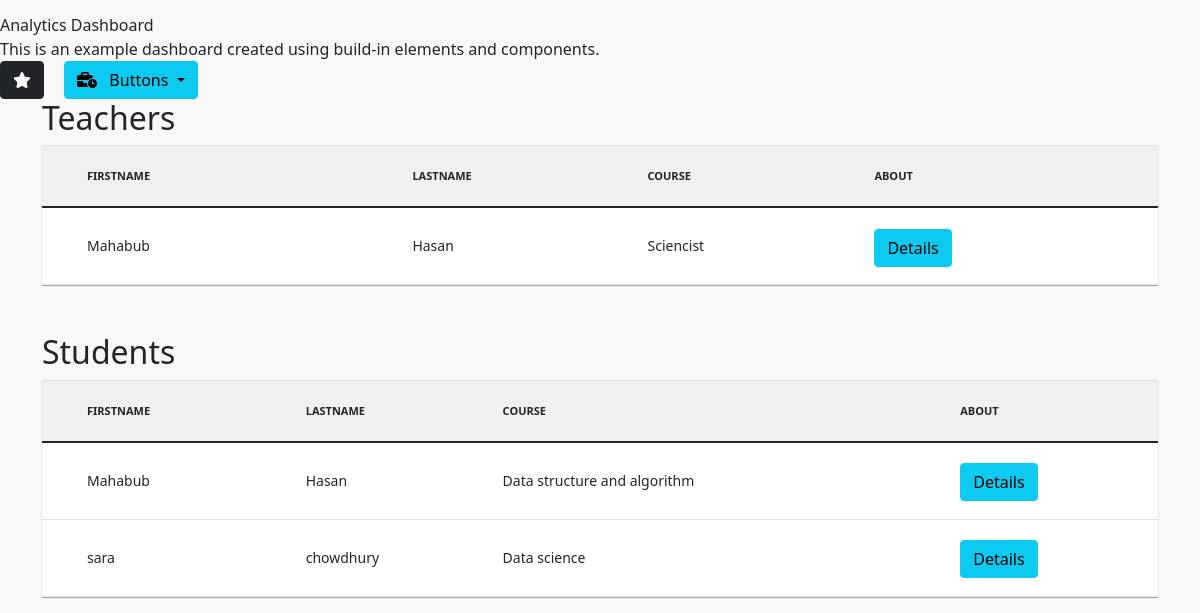
The app's page /view_users/ (lower part), older data.
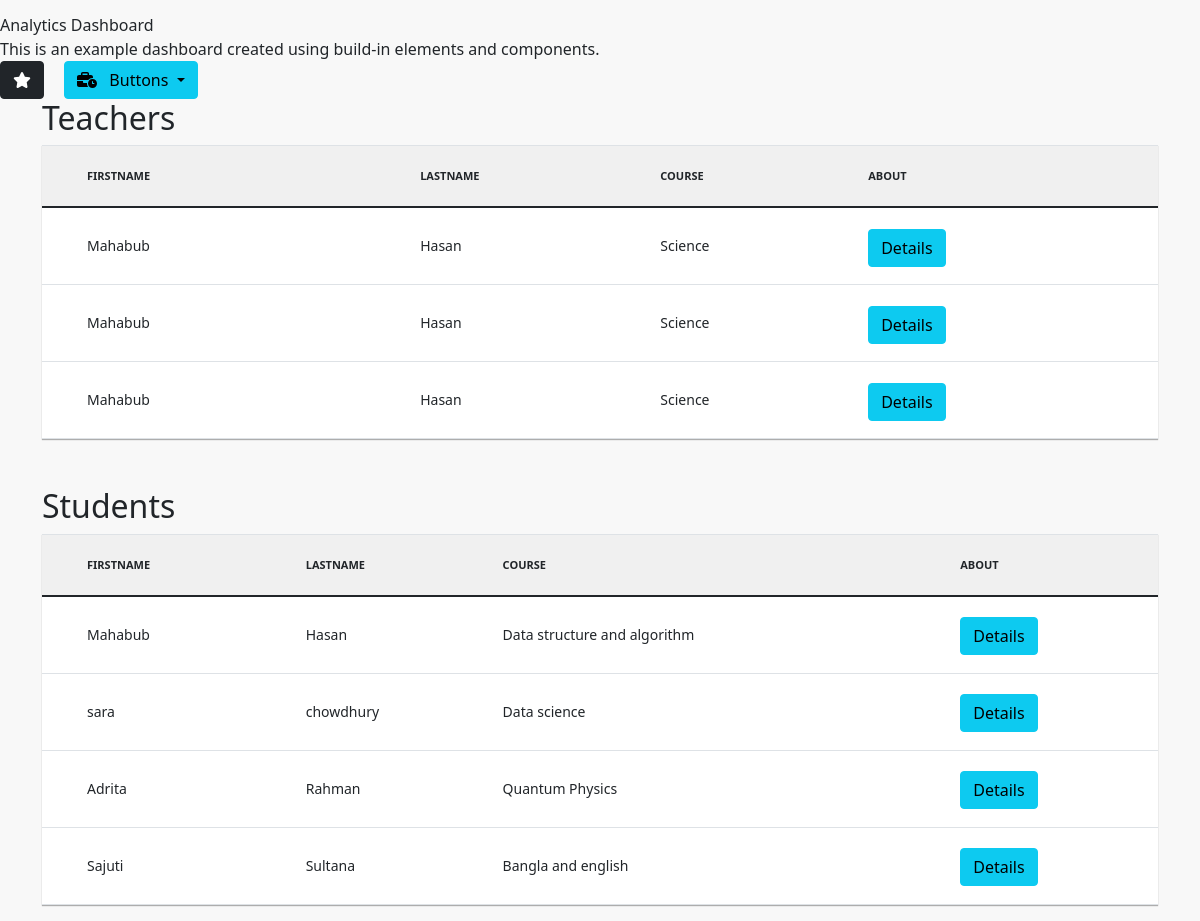
The same page, newer data.
### app/models.py (models this page shows, shortened)
class StaffRegisterForm(models.Model):
    subject_choice = (("Bangla", "Bangla"), ("English", "English"),
                      ("Math", "Math"), ("ICT", "ICT"), ("Physics", "Physics"), ("Chemistry", "Chemistry"), ("Higher Math", "Higher Math"), ('Accounting', 'Accounting'), ('Finance & Banking', 'Finance & Banking'), ('General Science', 'General Science'), ('Bussiness Studies', 'Bussiness Studies'), ('Economics', 'Economics'), ('History', 'History'), ('Ethics', 'Ethics'), ('Others', 'Others'),)
    course_choice = (("Science", "Science"), ("Commerce", "Commerce"),
                     ("Arts", "Arts"), ('Others', 'Others'),)
    blood_group = (('A+', 'A+'), ('A-', 'A-'), ('B+', 'B+'), ('B-', 'B-'), ('AB+',
                   'AB+'), ('AB-', 'AB-'), ('O+', 'O+'), ('O-', 'O-'), ('Others', 'Others'),)
    religion_group = (('Islam', 'Islam'), ('Christan', 'Chirstan'),
                      ('Hindu', 'Hindu'), ('Buddho', 'Buddho'), ('Others', 'Others'),)
    first_name = models.CharField(max_length=100)
    last_name = models.CharField(max_length=100)
    father_name = models.CharField(max_length=100)
    mother_name = models.CharField(max_length=100)
    subject_choice = models.CharField(
        max_length=100, choices=subject_choice, default='Chemistry')
    date_of_birth = models.DateTimeField(max_length=10)
    gender = models.CharField(max_length=20, choices=(
        ("male", "male"), ("female", "female")), default='male')
    course = models.CharField(
        max_length=100, choices=course_choice, default='Science')
    section = models.CharField(max_length=100, choices=(
        ("Morning", "Morning"), ("Afternoon", "Afternoon"), ("Evening", "Evening")), default='Morning')
    phone_number = models.IntegerField()
    blood_group = models.CharField(
        max_length=10, choices=blood_group, default='A+')
    religion = models.CharField(
        max_length=50, choices=religion_group, default='Islam')
    """ profile_img = models.ImageField(upload_to='assets/images') """

class StudentRegisterForm(models.Model):
    father_choice = (("Teacher", "Teacher"), ("Professor", "Professor"),
                     ("Businessman", "Businessman"), ("Sciencist", "Sciencist"), ("Farmer", "Farmer"), ("NGO", "NGO"), ("Banker", "Banker"), ('Others', 'Others'),)
    mother_choice = (("Teacher", "Teacher"), ("Professor", "Professor"),
                     ("Businessman", "Businessman"), ("Sciencist", "Sciencist"), ("Housewife", "Housewife"), ("NGO", "NGO"), ("Banker", "Banker"), ('Others', 'Others'),)
    blood_group = (('A+', 'A+'), ('A-', 'A-'), ('B+', 'B+'), ('B-', 'B-'), ('AB+',
                   'AB+'), ('AB-', 'AB-'), ('O+', 'O+'), ('O-', 'O-'), ('Others', 'Others'),)
    religion_group = (('Islam', 'Islam'), ('Christan', 'Chirstan'),
                      ('Hindu', 'Hindu'), ('Buddho', 'Buddho'), ('Others', 'Others'),)
    first_name = models.CharField(max_length=100)
    last_name = models.CharField(max_length=100)
    father_name = models.CharField(max_length=100)
    mother_name = models.CharField(max_length=100)
    father_occupation = models.CharField(max_length=100, choices=father_choice)
    mother_occupation = models.CharField(max_length=100, choices=mother_choice)
    date_of_birth = models.DateTimeField(max_length=10)
    gender = models.CharField(max_length=20, choices=(
        ("male", "male"), ("female", "female")))
    course = models.CharField(max_length=100)
    section = models.CharField(max_length=100)
    phone_number = models.IntegerField()
    blood_group = models.CharField(max_length=10, choices=blood_group)
    religion = models.CharField(
        max_length=50, choices=religion_group, default='Islam')
    """ profile_img = models.ImageField(upload_to='assets/images') """

### app/views.py (the view)
# urls.py: path('view_users/', views.ViewUSers, name='view_users'),
def ViewUSers(request):
    users = StaffRegisterForm.objects.all()
    students = StudentRegisterForm.objects.all()
    return render(request, 'viewusers.html', {'users': users, 'students': students})

### app/templates/viewusers.html
{% extends 'base.html' %} {% load static %}{% block css %}
<link rel="stylesheet" href="{% static 'css/studentmanager.css' %}" />
{% endblock css %} {% block content %} {% include 'navbardashboard.html' %}
<div class="container ">
  <h2>Teachers</h2>
  <table class="table">
    <thead>
      <tr>
        <th>Firstname</th>
        <th>Lastname</th>
        <th>Course</th>
        <th>About</th>
      </tr>
    </thead>
    <tbody>
      {% if users %} {% for st in users %}
      <tr>
        <td data-label="first-name">{{st.first_name}}</td>
        <td data-label="last-name">{{st.last_name}}</td>
        <td data-label="email">{{st.course}}</td>
        <td data-label="email">
          <button type="button" class="btn btn-info">Details</button>
        </td>
      </tr>
      {% endfor %} {% endif %}
    </tbody>
  </table>
</div>
<div class="container mt-5">
  <h2>Students</h2>
  <table class="table">
    <thead>
      <tr>
        <th>Firstname</th>
        <th>Lastname</th>
        <th>Course</th>
        <th>About</th>
      </tr>
    </thead>
    <tbody>
      {% if students %} {% for st in students %}
      <tr>
        <td data-label="first-name">{{st.first_name}}</td>
        <td data-label="last-name">{{st.last_name}}</td>
        <td data-label="email">{{st.course}}</td>
        <td data-label="email">
          <button type="button" class="btn btn-info">Details</button>
        </td>
      </tr>
      {% endfor %} {% endif %}
    </tbody>
  </table>
</div>
{% endblock content %}

### app/templates/base.html (shortened to what this page needs)
<!DOCTYPE html>
<html lang="en">
  <head>
    {% load static %}
    <link
      rel="stylesheet"
      href="https://maxcdn.bootstrapcdn.com/bootstrap/4.0.0/css/bootstrap.min.css"
    />
    <link
      rel="stylesheet"
      href="https://use.fontawesome.com/releases/v5.0.10/css/all.css"
    />
    <link rel="stylesheet" href="{% static 'css/bootstrap.css' %}" />
    <link
      href="{% static 'fontawesomefree/css/all.min.css' %}"
      rel="stylesheet"
      type="text/css"
    />
    {% block css %}{% endblock css %}
  </head>
  <body>
    {% block content %}{% endblock content %}
  </body>
</html>

### app/templates/navbardashboard.html (shortened to what this page needs)
{% load static %}
<!DOCTYPE html>
<html lang="en">
    <head>
        <link
          href="https://demo.dashboardpack.com/architectui-html-free/main.css"
          rel="stylesheet"
        /><link rel="stylesheet" href="{% static 'css/main.css' %}" />
      </head>
  <body>
    <div
      class="app-container app-theme-white body-tabs-shadow fixed-sidebar fixed-header"
    >
      <div class="app-main">
        <div class="app-main__outer">
          <div class="app-main__inner">
            <div class="app-page-title">
              <div class="page-title-wrapper">
                <div class="page-title-heading">
                  <div>
                    Analytics Dashboard
                    <div class="page-title-subheading">
                      This is an example dashboard created using build-in
                      elements and components.
                    </div>
                  </div>
                </div>
                <div class="page-title-actions">
                  <button
                    type="button"
                    data-toggle="tooltip"
                    title="Example Tooltip"
                    data-placement="bottom"
                    class="btn-shadow mr-3 btn btn-dark"
                  >
                    <i class="fa fa-star"></i>
                  </button>
                  <div class="d-inline-block dropdown">
                    <button
                      type="button"
                      data-toggle="dropdown"
                      aria-haspopup="true"
                      aria-expanded="false"
                      class="btn-shadow dropdown-toggle btn btn-info"
                    >
                      <span class="btn-icon-wrapper pr-2 opacity-7">
                        <i class="fa fa-business-time fa-w-20"></i>
                      </span>
                      Buttons
                    </button>
                  </div>
                </div>
              </div>
            </div>
  </body>
</html>

### app/static/css/studentmanager.css (style rules this page uses)
body { background: #f8f8f8; }
table { border: 0; width: 100%; margin: 0; padding: 0; border-collapse: collapse; border-spacing: 0; box-shadow: 0 1px 1px rgba(0, 0, 0, 0.3); }
table thead { background: #f0f0f0; height: 60px !important; }
table thead tr th:first-child { padding-left: 45px; }
table thead tr th { text-transform: uppercase; line-height: 60px !important; text-align: left; font-size: 11px; padding-top: 0px !important; padding-bottom: 0px !important; }
table tbody { background: #fff; }
table tbody tr { border-top: 1px solid #e5e5e5; height: 60px; }
table tbody tr td:first-child { padding-left: 45px; }
table tbody tr td { height: 60px; line-height: 60px !important; text-align: left; padding: 0 10px; font-size: 14px; }

Row changes from the older to the newer data that the page shows:
removed StaffRegisterForm: first_name "Mahabub", last_name "Hasan", course "Sciencist"
added StaffRegisterForm: first_name "Mahabub", last_name "Hasan", course "Science"
added StaffRegisterForm: first_name "Mahabub", last_name "Hasan", course "Science"
added StaffRegisterForm: first_name "Mahabub", last_name "Hasan", course "Science"
added StudentRegisterForm: first_name "Adrita", last_name "Rahman", course "Quantum Physics"
added StudentRegisterForm: first_name "Sajuti", last_name "Sultana", course "Bangla and english"
